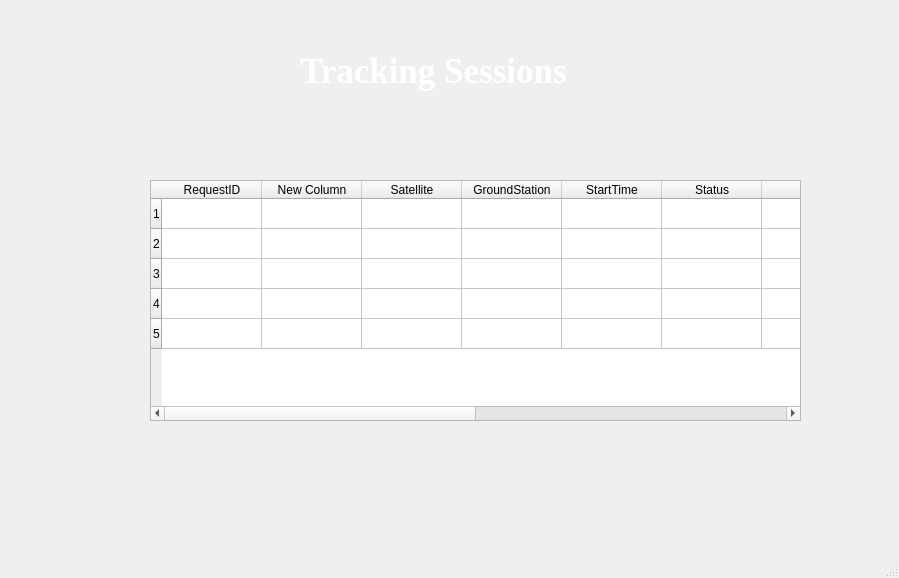
<?xml version="1.0" encoding="UTF-8"?>
<ui version="4.0">
 <class>MainWindow</class>
 <widget class="QMainWindow" name="MainWindow">
  <property name="geometry">
   <rect>
    <x>0</x>
    <y>0</y>
    <width>899</width>
    <height>578</height>
   </rect>
  </property>
  <property name="windowTitle">
   <string>MainWindow</string>
  </property>
  <property name="styleSheet">
   <string notr="true">QWidget#centralwidget{
	border-image: url(:/images/images.jpg) 0 0 0 0 stretch stretch;
    border-repeat: no-repeat ;
	border-position: center;
}
</string>
  </property>
  <widget class="QWidget" name="centralwidget">
   <widget class="QLabel" name="label">
    <property name="geometry">
     <rect>
      <x>300</x>
      <y>20</y>
      <width>431</width>
      <height>101</height>
     </rect>
    </property>
    <property name="font">
     <font>
      <family>Times New Roman</family>
      <pointsize>26</pointsize>
      <weight>75</weight>
      <bold>true</bold>
     </font>
    </property>
    <property name="styleSheet">
     <string notr="true">color: white;</string>
    </property>
    <property name="text">
     <string>Tracking Sessions </string>
    </property>
   </widget>
   <widget class="QTableWidget" name="tableWidget">
    <property name="geometry">
     <rect>
      <x>150</x>
      <y>180</y>
      <width>651</width>
      <height>241</height>
     </rect>
    </property>
    <property name="showGrid">
     <bool>true</bool>
    </property>
    <property name="rowCount">
     <number>5</number>
    </property>
    <property name="columnCount">
     <number>12</number>
    </property>
    <row/>
    <row/>
    <row/>
    <row/>
    <row/>
    <column>
     <property name="text">
      <string>RequestID</string>
     </property>
    </column>
    <column>
     <property name="text">
      <string>New Column</string>
     </property>
    </column>
    <column>
     <property name="text">
      <string>Satellite</string>
     </property>
    </column>
    <column>
     <property name="text">
      <string>GroundStation</string>
     </property>
    </column>
    <column>
     <property name="text">
      <string>StartTime</string>
     </property>
    </column>
    <column>
     <property name="text">
      <string>Status</string>
     </property>
    </column>
    <column/>
    <column/>
    <column/>
    <column/>
    <column/>
    <column/>
   </widget>
  </widget>
  <widget class="QMenuBar" name="menubar">
   <property name="geometry">
    <rect>
     <x>0</x>
     <y>0</y>
     <width>899</width>
     <height>26</height>
    </rect>
   </property>
  </widget>
  <widget class="QStatusBar" name="statusbar"/>
 </widget>
 <resources>
  <include location="resource.qrc"/>
 </resources>
 <connections/>
</ui>
